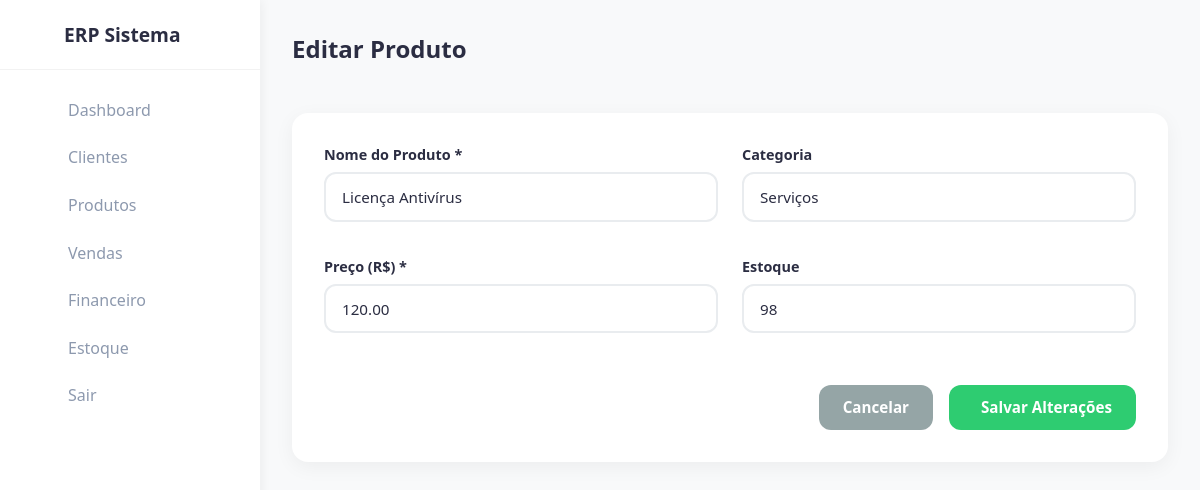
/modules/products/edit_product.php?id=7 (signed in), run on the app's committed database.
### tables this page shows
CREATE TABLE `products` (
  `id` int(11) NOT NULL,
  `company_id` int(11) DEFAULT NULL,
  `category_id` int(11) DEFAULT NULL,
  `name` varchar(255) DEFAULT NULL,
  `code` varchar(50) DEFAULT NULL,
  `price` decimal(10,2) DEFAULT NULL,
  `created_at` timestamp NOT NULL DEFAULT current_timestamp(),
  `stock` int(11) DEFAULT 0,
  `category` varchar(50) DEFAULT NULL,
  `updated_at` timestamp NOT NULL DEFAULT current_timestamp() ON UPDATE current_timestamp(),
  `active` tinyint(1) DEFAULT 1,
  `created_by` int(11) DEFAULT NULL,
  `updated_by` int(11) DEFAULT NULL
);

### modules/products/edit_product.php (the view, shortened to what this page needs)
<?php
require '../../config/database.php';
$id = $_GET['id'] ?? 0;
$stmt = $pdo->prepare("SELECT * FROM products WHERE id = ? AND company_id = ?");
$stmt->execute([$id, getCompanyId()]);
$product = $stmt->fetch(PDO::FETCH_ASSOC);
?>
<!DOCTYPE html>
<html lang="pt-BR">
<head>
    <link rel="stylesheet" href="../../css/style.css">
</head>
<body>
    <?php $basePath = '../../'; include '../../includes/header.php'; ?>
    <main>
        <div style="display: flex; justify-content: space-between; align-items: center; margin-bottom: 2rem;">
            <h2><i class="fas fa-edit"></i> Editar Produto</h2>
        </div>
        <form method="POST" class="form-container">
            <div class="form-row">
                <div class="form-group" style="flex: 2;">
                    <label>Nome do Produto *</label>
                    <input type="text" name="name" class="form-control" value="<?= htmlspecialchars($product['name']) ?>" required>
                </div>
                <div class="form-group">
                    <label>Categoria</label>
                    <input type="text" name="category" class="form-control" value="<?= htmlspecialchars($product['category']) ?>">
                </div>
            </div>
            <div class="form-grid-3">
                <div class="form-group">
                    <label>Preço (R$) *</label>
                    <input type="number" step="0.01" name="price" class="form-control" value="<?= $product['price'] ?>" required>
                </div>
                <div class="form-group">
                    <label>Estoque</label>
                    <input type="number" name="stock" class="form-control" value="<?= $product['stock'] ?>">
                </div>
            </div>
            <div style="margin-top: 2rem; display: flex; justify-content: flex-end; gap: 1rem;">
                <a href="products.php" class="btn btn-danger" style="background-color: #95a5a6;">Cancelar</a>
                <button type="submit" class="btn btn-success"><i class="fas fa-save"></i> Salvar Alterações</button>
            </div>
        </form>
    </main>
</body>

### css/style.css (style rules this page uses)
:root { --primary-color: #4361ee; --secondary-color: #3f37c9; --success-color: #4cc9f0; --danger-color: #f72585; --text-color: #2b2d42; --text-muted: #8d99ae; --bg-light: #f8f9fa; --card-bg: #ffffff; --border-radius: 12px; --transition: all 0.3s ease; }
* { margin: 0; padding: 0; box-sizing: border-box; font-family: 'Segoe UI', Tahoma, Geneva, Verdana, sans-serif; }
body { background-color: var(--bg-light); color: var(--text-color); min-height: 100vh; display: flex; overflow-x: hidden; }
h1, h2, h3, h4, h5, h6 { color: var(--text-color); margin-bottom: 1rem; }
.btn { display: inline-flex; align-items: center; justify-content: center; padding: 0.8rem 1.5rem; border-radius: var(--border-radius); border: none; cursor: pointer; font-weight: 600; transition: var(--transition); text-decoration: none; font-size: 0.95rem; gap: 0.5rem; }
.btn-success { background-color: #2ecc71; color: white; }
.btn-danger { background-color: var(--danger-color); color: white; }
.form-container { background: white; padding: 2rem; border-radius: 16px; box-shadow: 0 5px 20px rgba(0, 0, 0, 0.05); margin-bottom: 2rem; }
.form-group { margin-bottom: 1.2rem; text-align: left; }
.form-group label { display: block; margin-bottom: 0.5rem; font-weight: 600; color: var(--text-color); font-size: 0.9rem; }
.form-control { width: 100%; padding: 0.8rem 1rem; border: 2px solid #e9ecef; border-radius: var(--border-radius); font-size: 0.95rem; transition: var(--transition); color: var(--text-color); background-color: #fff; }
.form-row { display: grid; grid-template-columns: repeat(auto-fit, minmax(250px, 1fr)); gap: 1.5rem; margin-bottom: 1rem; }
.form-grid-3 { display: grid; grid-template-columns: repeat(auto-fit, minmax(300px, 1fr)); gap: 1.5rem; }
main { padding: 2rem; flex: 1; max-width: 260px; max-width: none; }
main { margin-left: 260px; width: calc(100% - 260px); transition: margin-left 0.3s ease; padding: 2rem; }

### data on the page
products: name "Licença Antivírus", category "Serviços", price "120.00", stock "98"
